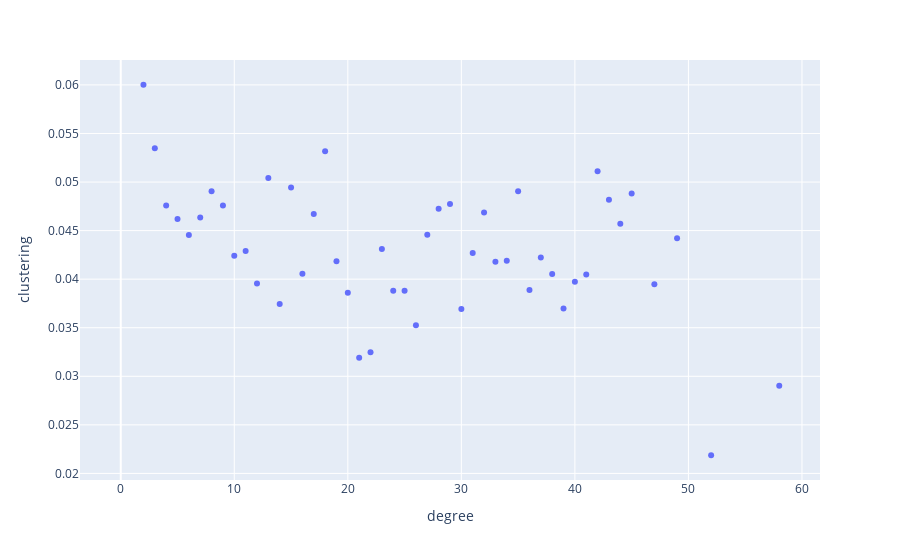

This figure's notebook cell:
### Code cell
vertex_set = VertexSet.from_poisson_point_process(number_of_vertices=20000, dimension=1)

graph = InterpolatingKSRG(vertex_set, alpha=10, tau=10, sigma=16, c1=0.1, c2=0.2, on_torus=True)
graph.sample_graph()


info_df = pd.DataFrame(data=np.vstack([graph.degrees, graph.clustering_per_vertex]).T, columns=["degree", "clustering"])
info_df["degree"] = info_df["degree"].astype(np.int)
aggregated_info = info_df.groupby("degree").mean().reset_index()

fig = px.scatter(aggregated_info, x="degree", y="clustering")
fig.show()

### Figure 1 — Plotly figure (JSON) as saved in the notebook; plotly's stock layout.template omitted (floating-point values rounded to 4 significant figures)
{"data": [{"hovertemplate": "degree=%{x}<br>clustering=%{y}<extra></extra>", "legendgroup": "", "marker": {"color": "#636efa", "symbol": "circle"}, "mode": "markers", "name": "", "orientation": "v", "showlegend": false, "type": "scatter", "x": [0, 1, 2, 3, 4, 5, 6, 7, 8, 9, 10, 11, 12, 13, 14, 15, 16, 17, 18, 19, 20, 21, 22, 23, 24, 25, 26, 27, 28, 29, 30, 31, 32, 33, 34, 35, 36, 37, 38, 39, 40, 41, 42, 43, 44, 45, 47, 49, 52, 58], "xaxis": "x", "y": [null, null, 0.06002, 0.05349, 0.04758, 0.0462, 0.04454, 0.04636, 0.04907, 0.04758, 0.04242, 0.04291, 0.03956, 0.05043, 0.03744, 0.04945, 0.04056, 0.04671, 0.05316, 0.04184, 0.0386, 0.0319, 0.03247, 0.04312, 0.03882, 0.03881, 0.03524, 0.04457, 0.04724, 0.04775, 0.03692, 0.0427, 0.04688, 0.04179, 0.04189, 0.04905, 0.03889, 0.04223, 0.04054, 0.03698, 0.03974, 0.04049, 0.0511, 0.04817, 0.04572, 0.04882, 0.03947, 0.04422, 0.02187, 0.02904], "yaxis": "y"}], "layout": {"legend": {"tracegroupgap": 0}, "margin": {"t": 60}, "xaxis": {"anchor": "y", "domain": [0, 1], "title": {"text": "degree"}}, "yaxis": {"anchor": "x", "domain": [0, 1], "title": {"text": "clustering"}}}}
